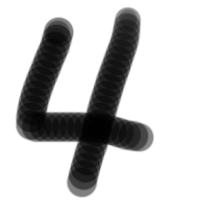
#> input picture 4.png, 200 x 200 px
$ jupyter execute --allow-errors machine_learning.ipynb   (shell and % lines are left out)
#> lines starting #> are read from the running program, lines starting #| are printed output that depends on the picture
[cell 1]
from sklearn.datasets import make_blobs
# randomの種が「0」で、特徴量は2つ、塊数は2つ、ばらつき1の、300個のデータを作成
X, y = make_blobs(n_samples=300,  # サンプル数
                n_features=2, # 特徴量の数
                centers=2, # クラスタの数
                cluster_std=1.0, # クラスタ内のばらつき
                random_state=0) # 乱数生成器の状態を指定

[cell 2]
import pandas as pd

# 特徴量(X)でデータフレームを作り、分類(y)をtarget列として追加
df = pd.DataFrame(X)
df['target'] = y
df.head()

#> (a cell that did not finish here is left out)

[cell 4]
# データを学習用とテスト用に分ける
from sklearn.model_selection import train_test_split
X_train, X_test, y_train, y_test = train_test_split(X, # 特徴量
                                                    y, # 分類
                                                    random_state=0) # 乱数生成器の状態を指定

# 学習用の特徴量(X_train)でデータフレームを作り、と分類(y_train)をtargetの例として追加
df = pd.DataFrame(X_train) # 学習用のデータフレームを作成
df["target"] = y_train # 分類をtarget列として追加
# 分類によって、別々のデータフレームに分ける
df0 = df[df['target']==0] # 分類0のデータフレーム
df1 = df[df['target']==1]
#> (the rest of this cell did not finish here and is left out)

[cell 5]
from sklearn import svm
#サポートベクターマシンで学習モデルを作成
model = svm.SVC()
#学習モデルに学習用データを与えて学習させる
model.fit(X_train, y_train)

[cell 6]
# テスト用データのすべてで予測を行う
pred = model.predict(X_test)
# テスト用の特徴量(X_test)でデータフレームを作り、予測結果(pred)をtarget列として追加
df = pd.DataFrame(X_test) # テスト用のデータフレームを作成
df["target"] = pred # 予測結果をtarget列として追加
# 分類によって、別々のデータフレームに分ける
df0 = df[df['target']==0] # 分類0のデータフレーム
df1 = df[df['target']==1]
#> (the rest of this cell did not finish here and is left out)

[cell 7]
from sklearn.metrics import accuracy_score
# 正解率を表示
pred = model.predict(X_test)
score = accuracy_score(y_test, pred)
print("正解率:" ,score*100, "%")

[cell 8]
import pandas as pd
from sklearn.datasets import load_digits

# 手書き数字データを読み込む
digits = load_digits()
# 中身を確認
print(digits)

[cell 9]
df = pd.DataFrame(digits.data)
df

[cell 10]
# 画像データを表示
print(digits.target_names)

[cell 11]
for i in range(10):
    print(digits.target[i])

[cell 12]
import matplotlib.pyplot as plt

for i in range(10):
    # 縦に10個並べる
    plt.subplot(10, 1, i+1)
    plt.axis("off") # 軸目盛を表示しない
    plt.title(digits.target[i]) # タイトルに正解ラベルを表示
    plt.imshow(digits.data[i:i+1], cmap="Greys") # 画像を表示
plt.show()
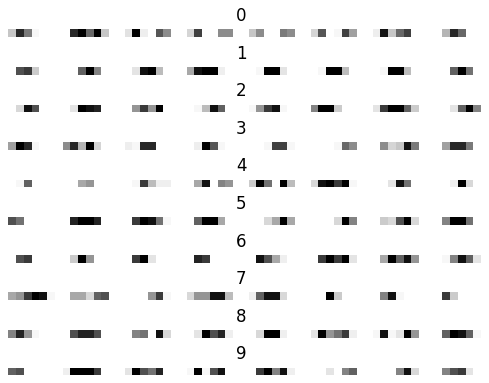
#> figure drawn by matplotlib, 10 panels

[cell 13]
for i in range(10):
    # 縦に10個並べる
    plt.subplot(1, 10, i+1)
    plt.axis("off") # 軸目盛を表示しない
    plt.title(digits.target[i]) # タイトルに正解ラベルを表示
    plt.imshow(digits.images[i], cmap="Greys") # 画像を表示
plt.show()
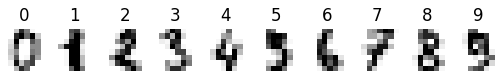
#> figure drawn by matplotlib, 10 panels

[cell 14]
from sklearn.model_selection import train_test_split

X = digits.data # 特徴量
y = digits.target # 分類

# データを学習用とテスト用に分ける
X_train, X_test, y_train, y_test = train_test_split(X, # 特徴量
                                                    y, # 分類
                                                    random_state=0) # 乱数生成器の状態を指定

print("train=", len(X_train)) # 学習用データの数を表示
print("test=", len(X_test)) # テスト用データの数を表示

[cell 15]
# SVMで学習モデルを作成
from sklearn import svm # SVMのライブラリをインポート
from sklearn.metrics import accuracy_score # 正解率を計算するためにインポート

# ガウスカーネルのSVMで学習モデルを作成
model = svm.SVC(kernel="rbf", gamma=0.001)
model.fit(X_train, y_train) # 学習用データで学習させる

# テスト用データのすべてで予測を行う
pred = model.predict(X_test)
# 正解率を表示
score = accuracy_score(y_test, pred)
print("正解率=", score*100, "%")

[cell 16]
from PIL import Image
import matplotlib.pyplot as plt

# 画像を読み込む
image = Image.open("4.png").convert("L") # グレースケールに変換
plt.imshow(image, cmap="Greys") # 画像を表示
plt.show()

[cell 17]
image = image.resize((8, 8)) # 8x8にリサイズ（デフォルトのリサンプリング方法を使用）
plt.imshow(image, cmap="Greys") # 画像を表示
plt.show()
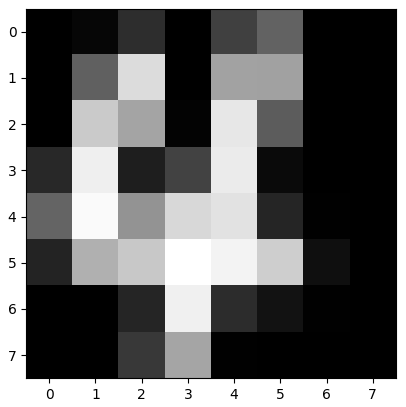
#> figure drawn by matplotlib, 1 panel

[cell 18]
import numpy as np
img = np.array(image, dtype=float) # ndarrayに変換
print(img) # ndarrayを表示
#| [[255. 249. 219. 255. 207. 180. 255. 255.]
#|  [255. 182.  72. 255. 126. 127. 255. 255.]
#|  [255.  92. 125. 252.  58. 186. 255. 255.]
#|  [223.  47. 230. 205.  53. 246. 255. 255.]
#|  [178.  26. 138.  77.  65. 225. 254. 255.]
#|  [226. 116.  94.  17.  41.  88. 242. 255.]
#|  [255. 255. 225.  45. 220. 240. 254. 255.]
#|  [255. 255. 212. 124. 254. 255. 255. 255.]]

[cell 19]
img = 16 - np.floor(17 * img / 256) # 画像データを反転し、0-16の範囲に収める
print(img) # ndarrayを表示
#| [[ 0.  0.  2.  0.  3.  5.  0.  0.]
#|  [ 0.  4. 12.  0.  8.  8.  0.  0.]
#|  [ 0. 10.  8.  0. 13.  4.  0.  0.]
#|  [ 2. 13.  1.  3. 13.  0.  0.  0.]
#|  [ 5. 15.  7. 11. 12.  2.  0.  0.]
#|  [ 1.  9. 10. 15. 14. 11.  0.  0.]
#|  [ 0.  0.  2. 14.  2.  1.  0.  0.]
#|  [ 0.  0.  2.  8.  0.  0.  0.  0.]]

[cell 20]
img = img.flatten() # 1次元に変換
#> img = 64 values, max 15 at index 33, min 0 at index 0, mean 3.91
print(img) # ndarrayを表示
#| [ 0.  0.  2.  0.  3.  5.  0.  0.  0.  4. 12.  0.  8.  8.  0.  0.  0. 10.
#|   8.  0. 13.  4.  0.  0.  2. 13.  1.  3. 13.  0.  0.  0.  5. 15.  7. 11.
#|  12.  2.  0.  0.  1.  9. 10. 15. 14. 11.  0.  0.  0.  0.  2. 14.  2.  1.
#|   0.  0.  0.  0.  2.  8.  0.  0.  0.  0.]

[cell 21]
print(digits.data[0:1]) # 1番目のデータを表示

[cell 22]
predict = model.predict([img]) # 画像データを予測
#> predict = [4]
print("予測=", predict) # 予測結果を表示

[cell 23]
image = Image.open("8.png").convert("L") # グレースケールに変換
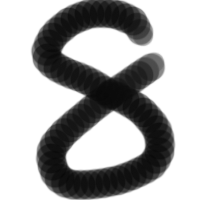
#> input picture 8.png, 200 x 200 px
image = image.resize((8, 8)) # 8x8にリサイズ（デフォルトのリサンプリング方法を使用）
img = np.asarray(image, dtype=float) # ndarrayに変換
img = 16 - np.floor(17 * img / 256) # 画像データを反転し、0-16の範囲に収める
img = img.flatten() # 1次元に変換
#> img = 64 values, max 15 at index 3, min 0 at index 0, mean 5.58

predict = model.predict([img]) # 画像データを予測
#> predict = [8]
print("予測=", predict) # 予測結果を表示

plt.imshow(image, cmap="Greys") # 画像を表示
plt.show()
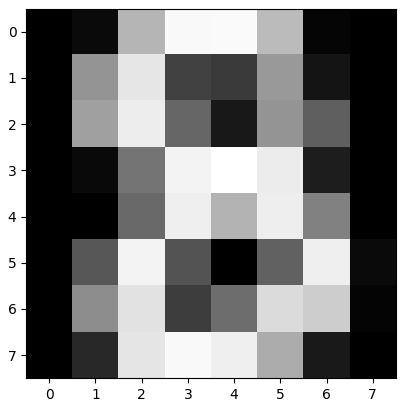
#> figure drawn by matplotlib, 1 panel

[cell 24]
# 特徴量を3次元に減らす
from sklearn.datasets import load_digits # 手書き数字データを読み込む
from sklearn import decomposition # PCAのライブラリをインポート
from mpl_toolkits.mplot3d import Axes3D # 3Dプロットのライブラリをインポート
import matplotlib.pyplot as plt
import pandas as pd

digits = load_digits() # 手書き数字データを読み込む
X = digits.data # 特徴量
y = digits.target # 分類

# 0-9の色名を用意する
numbercolor = ["black", "gray", "silver", "white", "maroon", "red", "olive", "yellow", "green", "lime"]
# yの値に応じて色を変えて、colorsリストを作成する
colors = [numbercolor[label] for label in y]

# 主成分分析で64次元から3次元に減らす
pca = decomposition.PCA(n_components=3)
features3 = pca.fit_transform(X)

# 3次元へ減らしたデータでデータフレームを作成
df = pd.DataFrame(features3)

# 3D散布図の準備
fig = plt.figure(figsize=(12,12))
ax = fig.add_subplot(projection="3d")

# 3個の特徴量をX,Y,Z軸に散布図としてプロットする
ax.scatter(df[0], df[1], df[2], c=colors, marker="o")

# 数字がどの色かの見本を表示
for ty, col in enumerate(numbercolor):
    ax.text(0, 0, 30-ty*3, str(ty), size=12, color=col)
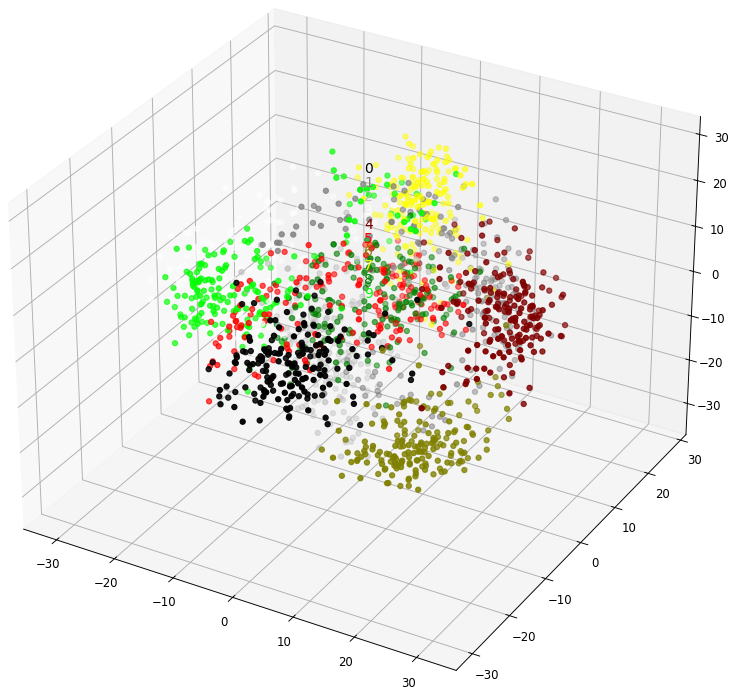
#> figure drawn by matplotlib, 1 panel
